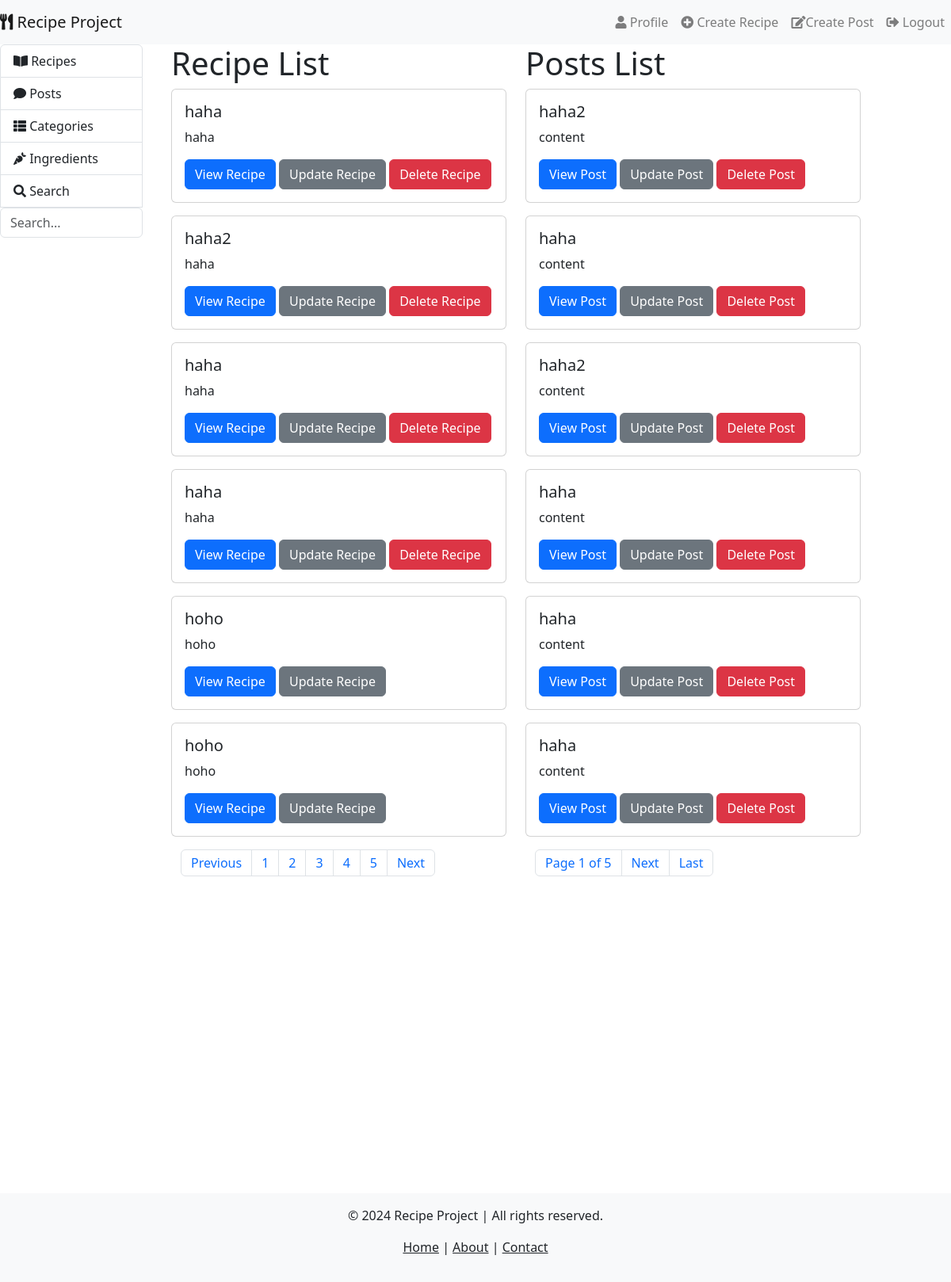
The page / (signed in) on the database its author committed.
### recipe_app/models.py (models this page shows, shortened)
class Recipe(models.Model):
    chef = models.ForeignKey(Chef, on_delete=models.CASCADE)
    title = models.CharField(max_length=200)
    description = models.TextField()
    instructions = models.TextField()
    categories = models.ManyToManyField(Category)
    ingredients = models.ManyToManyField(Ingredient)

class Post(models.Model):
    user = models.ForeignKey(User, on_delete=models.CASCADE)
    recipe = models.ForeignKey(Recipe, on_delete=models.CASCADE)
    comment = models.TextField()
    created_at = models.DateTimeField(auto_now_add=True)

### recipe_app/views.py (the view)
# urls.py: path('', views.HomeView.as_view(), name='home'),
class HomeView(ListView):
    model = Recipe
    template_name = 'home.html'
    context_object_name = 'recipes'
    paginate_by = 6
    def get_context_data(self, **kwargs):
        context = super().get_context_data(**kwargs)
        post_list = Post.objects.all()
        post_paginator = Paginator(post_list, 6)  # Set the number of posts per page
        page_number = self.request.GET.get('post_page')  # Get the page number for posts
        post_page_obj = post_paginator.get_page(page_number)
        context['posts'] = post_page_obj  # Pass paginated posts to the context
        return context

### recipe_app/context_processors.py (called while the page is built)
def current_year(request):
    return {'current_year': datetime.now().year}

### templates/home.html (shortened to what this page needs)
{% extends 'base.html' %}
{% block content %}
    <div class="container">
        {% if user.is_authenticated %}
        <div class="row">
            <div class="col-md-6">
                <h1>Recipe List</h1>
                <div class="row">
                    {% for recipe in recipes %}
                        <div class="col-md-12 mb-3">
                            <div class="card">
                                <div class="card-body">
                                    <h5 class="card-title">{{ recipe.title }}</h5>
                                    <p class="card-text">{{ recipe.description }}</p>
                                    <a href="{% url 'view_recipe' recipe.pk %}" class="btn btn-primary">View Recipe</a>
                                    <a href="{% url 'update_recipe' recipe.pk %}" class="btn btn-secondary">Update Recipe</a>
                                    {% if user == recipe.chef.user %}
                                    <a href="{% url 'delete_recipe' recipe.pk %}" class="btn btn-danger">Delete Recipe</a>
                                    {% endif %}
                                </div>
                            </div>
                        </div>
                    {% endfor %}
                </div>
                <div class="container">
                  <nav>
                    <ul class="pagination">
                      <li class="page-item"><a href="?recipe_page={{ recipes.previous_page_number }}" class="page-link">Previous</a></li>
                      <li class="page-item"><a href="?page=1" class="page-link">1</a></li>
                      <li class="page-item"><a href="?page=2" class="page-link">2</a></li>
                      <li class="page-item"><a href="?page=3" class="page-link">3</a></li>
                      <li class="page-item"><a href="?page=4" class="page-link">4</a></li>
                      <li class="page-item"><a href="?page=5" class="page-link">5</a></li>
                      <li class="page-item"><a href="?recipe_page={{ recipes.paginator.num_pages }}" class="page-link">Next</a></li>
                    </ul>
                  </nav>
                </div>
            </div>
            <div class="col-md-6">
                <h1>Posts List</h1>
                <div class="row">
                    {% for post in posts %}
                        <div class="col-md-12 mb-3">
                            <div class="card">
                                <div class="card-body">
                                    <h5 class="card-title">{{ post.recipe.title }}</h5>
                                    <p class="card-text">{{ post.comment }}</p>
                                    <a href="{% url 'view_post' post.pk %}" class="btn btn-primary">View Post</a>
                                    <a href="{% url 'update_post' post.pk %}" class="btn btn-secondary">Update Post</a>
                                    {% if user == post.user %}
                                    <a href="{% url 'delete_post' post.pk %}" class="btn btn-danger">Delete Post</a>
                                    {% endif %}
                                </div>
                            </div>
                        </div>
                    {% endfor %}
                </div>
                <div class="container">
                  <nav>
                    <ul class="pagination">
                            <li class="page-item"><a href="?page=1" class="page-link">Page {{ posts.number }} of {{ posts.paginator.num_pages }}</a></li>
                        {% if posts.has_next %}
                          <li class="page-item"><a href="?post_page={{ posts.next_page_number }}" class="page-link">Next</a></li>
                          <li class="page-item"><a href="?post_page={{ posts.paginator.num_pages }}" class="page-link">Last</a></li>
                        {% endif %}
                    </ul>
                  </nav>
                </div>
            </div>
        </div>
        {% endif %}
    </div>
{% endblock %}

### rows shown on the page
Recipe: title "haha", description "haha", shows "Delete Recipe"
Recipe: title "haha2", description "haha", shows "Delete Recipe"
Recipe: title "haha", description "haha", shows "Delete Recipe"
Recipe: title "haha", description "haha", shows "Delete Recipe"
Recipe: title "hoho", description "hoho"
Recipe: title "hoho", description "hoho"
Post: recipe "haha2", comment "content", shows "Delete Post"
Post: recipe "haha", comment "content", shows "Delete Post"
Post: recipe "haha2", comment "content", shows "Delete Post"
Post: recipe "haha", comment "content", shows "Delete Post"
Post: recipe "haha", comment "content", shows "Delete Post"
Post: recipe "haha", comment "content", shows "Delete Post"

### other values the page prints
{{ posts.number }} "1"
{{ posts.paginator.num_pages }} "5"
